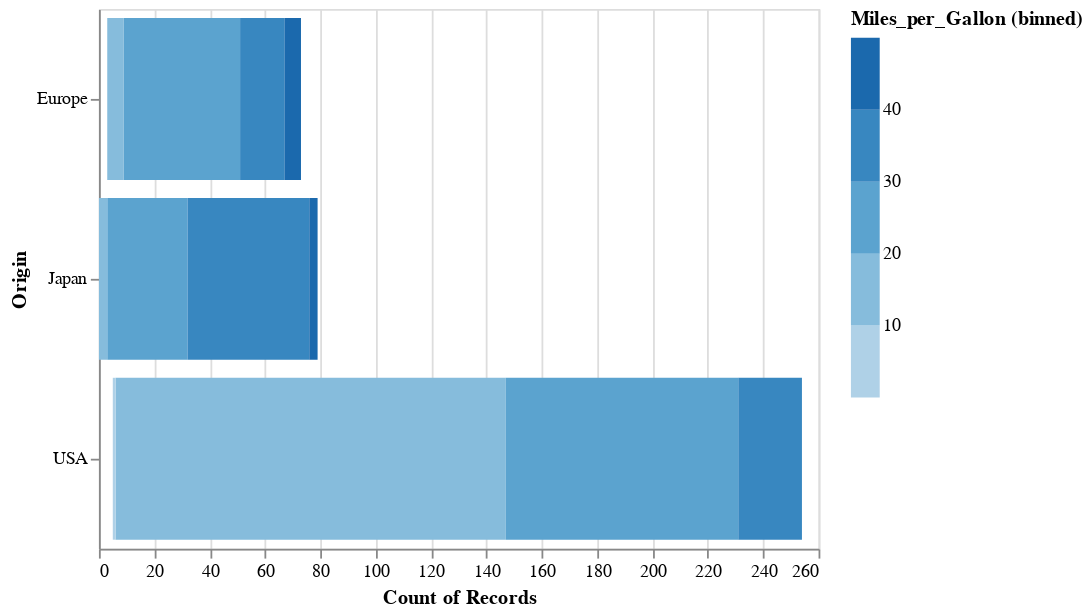

Notebook source saved alongside this figure:
### Markdown cell above
One interesting thing that Altair's declarative approach allows is to start assigning these values to different encodings, to see other views of the exact same data.

So, for example, if we assign the binned miles per gallon to the color, we get this view of the data:

### Code cell
alt.Chart(cars).mark_bar().encode(
    color=alt.Color('Miles_per_Gallon', bin=True),
    x='count()',
    y='Origin'
)

### Figure 1 — Vega-Lite specification as saved in the notebook (floating-point values rounded to 4 significant figures; data arrays with more than 128 entries replaced by an {"elided": "..."} marker saying what was removed)
{"$schema": "https://vega.github.io/schema/vega-lite/v2.4.1.json", "config": {"view": {"height": 300, "width": 400}}, "data": {"values": {"elided": "406 records"}}, "encoding": {"color": {"bin": true, "field": "Miles_per_Gallon", "type": "quantitative"}, "x": {"aggregate": "count", "type": "quantitative"}, "y": {"field": "Origin", "type": "nominal"}}, "mark": "bar"}
